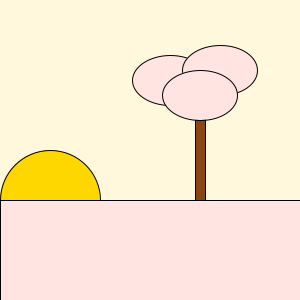
Frame 1 (no input)
Frame 60 (the mouse pressed at the canvas centre just before this capture): identical to frame 1, image omitted
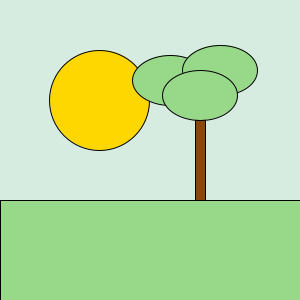
Frame 120 (the mouse held since frame 60 and released just before this capture)

The Processing sketch that drew these frames (run headless with seeded random() and noise(); from frame 60 on, the mouse is pressed at the canvas centre):

// Processing sketch: processing_18504
// ── processing_18504.pde

void setup(){
  size (300,300);
  frameRate (20);
  fill (0,250,0);
  rect (0,200,300,100);
  smooth();
}


void draw(){
  //background
  background (255-.263*mouseX,248-.08*mouseX,220+.033*mouseX);
 
  //sun
  fill (255,215,0);
  ellipse(50+.333*mouseX,200-.666*mouseX,100,100);
  
  //Tree
  fill (139,69,19);
  rect (195,100,10,120);
  //leaves
  fill (255-.683*mouseX,228-.077*mouseX,225-.583*mouseX);
  ellipse (170,80,75,50);
  ellipse (220,70,75,50);
  ellipse (200,95,75,50);
  
  //ground
  fill (255-.683*mouseX,228-.077*mouseX,225-.583*mouseX);
  //fill (50,205,50) (-205,-23,-175)
  rect (0,200,300,100);
  
}
